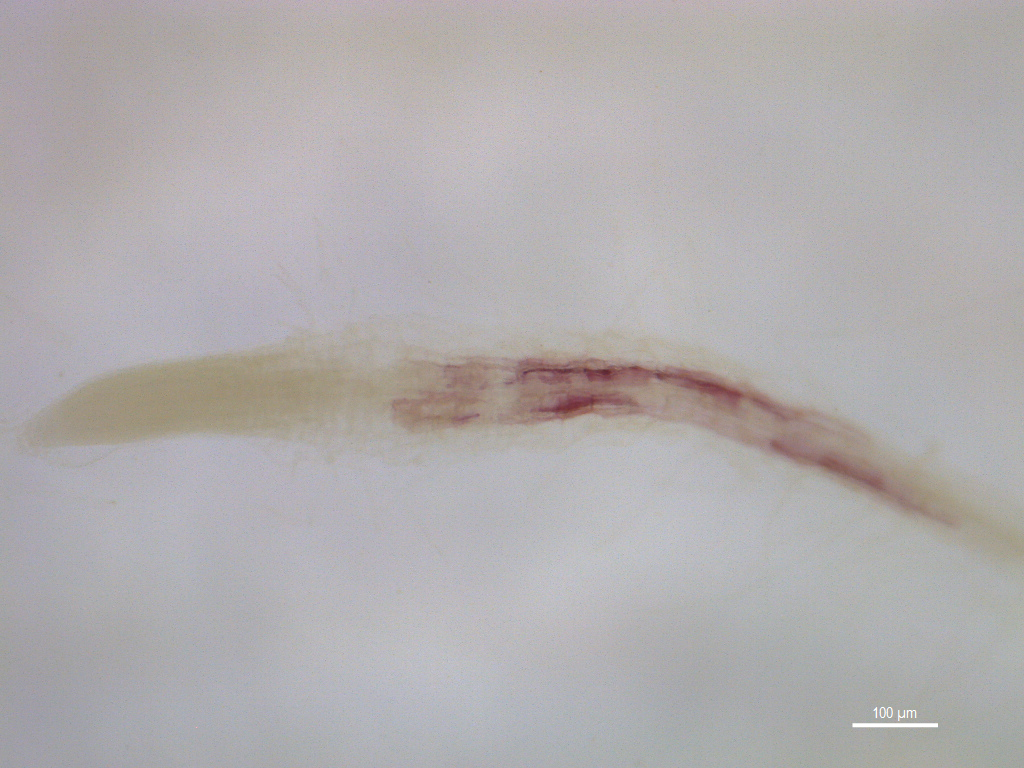
#> input picture images/root0004.tif, 1024 x 768 px
$ jupyter execute Image_analysis.ipynb
#> lines starting #> are read from the running program, lines starting #| are printed output that depends on the picture; after the words box and inside, x2 and y2 are one past the last pixel; in counts of white or black regions, pixels touching at a corner belong together; long printed decimals are rounded
Arabidopsis seedlings are incubated with certain pharmaceuticals that attack the cell wall of the plants. This leads to increased production of lignin, a polymer that causes the seedlings to "stiffen" so that nothing can get through the cell wall anymore. For analysis, we use a specific dye that docks onto the individual lignin polymers, making them visible. And this is exactly where our interest lies. Using Fiji or ImageJ, we have to manually quantify the stained regions for every sample we analyse, sometimes several hundreds in number. Instead, we would like to have a tool that can be fed with all the images and quantifies the stained regions within seconds.

[cell 1]
import numpy as np
import cv2 as cv
import matplotlib.pyplot as plt
import napari
import sys

np.set_printoptions(threshold=sys.maxsize)

[cell 2]
# Read image
img = cv.imread("images/root0004.tif")
#> img is the input picture: shape (768, 1024, 3); mean B, G, R 174.4, 173.3, 177
img_gray = cv.cvtColor(img, cv.COLOR_BGR2GRAY)
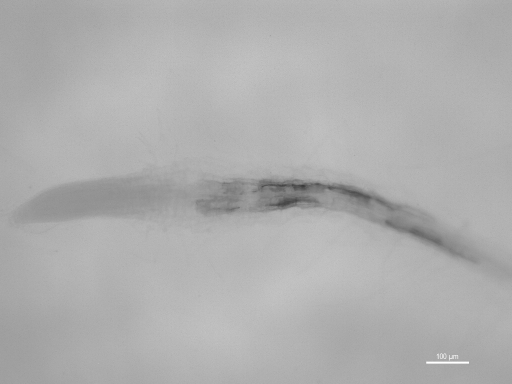
#> img_gray: shape (768, 1024) (shown at 1/2 size); min 55, max 255, mean 174.5

# Visualize images using napari (will open in a separate window)
viewer = napari.Viewer()
viewer.add_image(img, rgb=True, name='Original Image')
viewer.add_image(img_gray, name='Grayscale Image')

[cell 3]
[x, y] = img_gray.shape
max_row = np.zeros(x)
min_row = np.zeros(x)
boolean = np.full(x, False)

for i in range(x):
    max_row[i] = np.max(img_gray[i,:])
    min_row[i] = np.min(img_gray[i,:])
    boolean[i] = max_row[i]-min_row[i]>=50
#> after the loop, max_row = 768 values, max 255 at index 707, min 180 at index 766, mean 194.4; min_row = 768 values, max 166 at index 303, min 55 at index 371, mean 145.8

[cell 4]
boolean_cp = boolean.copy()

boolean_cp[:99] = False
boolean_cp[-99:] = False

for i in range(100,x-100):
    if not(boolean_cp[i] == True and sum(boolean_cp[i-10:i+10])>=10):
        boolean_cp[i] = False

idx_upper = np.where(boolean_cp == True)[0][0] - 50
#> idx_upper = 308
idx_lower = np.where(boolean_cp == True)[0][-1] + 50
#> idx_lower = 576

[cell 5]
# Crop region of interest
img_gray_cp = img_gray.copy()
img_gray_cp[:idx_upper,:] = 255
img_gray_cp[idx_lower:,:] = 255

viewer.add_image(img_gray_cp, name='Cropped Image')

[cell 6]
# Global thresholding
_, thresh1 = cv.threshold(img_gray_cp,100,255,cv.THRESH_BINARY)
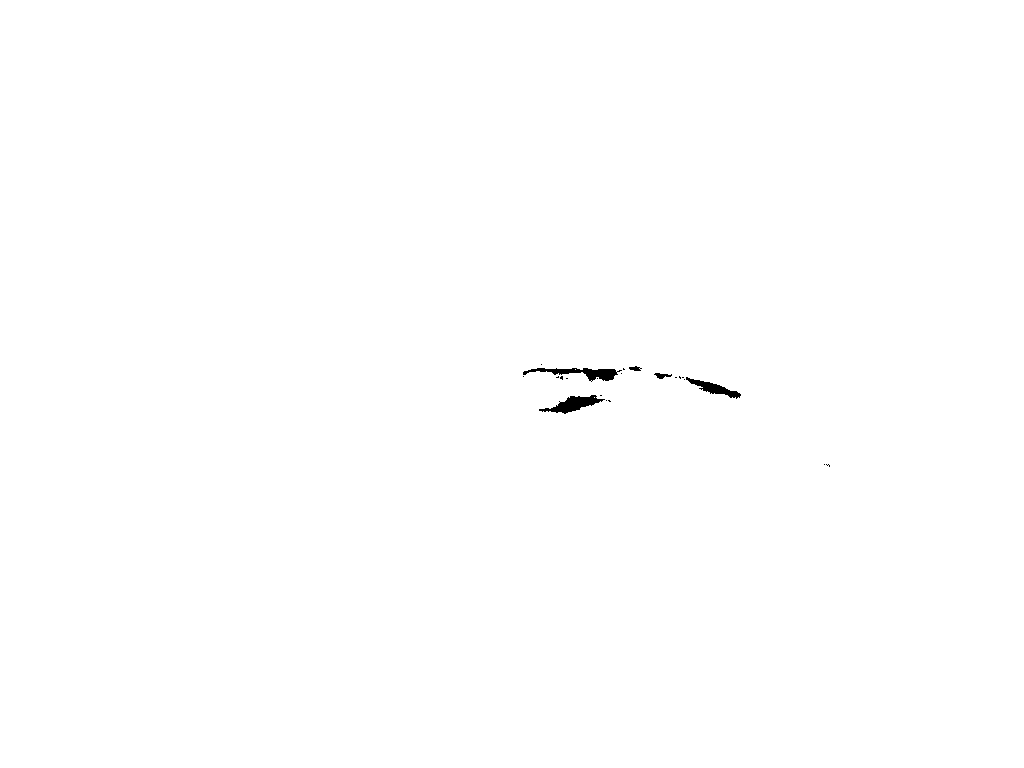
#> thresh1: shape (768, 1024); 99.8% white; 22 black regions (17 under 20 px), largest, box (x1, y1, x2, y2) and area: (523, 368, 622, 382) 562, (539, 395, 605, 414) 535, (686, 377, 741, 399) 385, (654, 373, 672, 379) 60, (629, 366, 642, 371) 42
_, thresh2 = cv.threshold(img_gray_cp,125,255,cv.THRESH_BINARY)
#> thresh2: shape (768, 1024); 99% white; 79 black regions (72 under 20 px), largest, box (x1, y1, x2, y2) and area: (505, 359, 790, 422) 5949, (770, 440, 887, 493) 1340, (448, 414, 480, 424) 133
_, thresh3 = cv.threshold(img_gray_cp,150,255,cv.THRESH_BINARY)
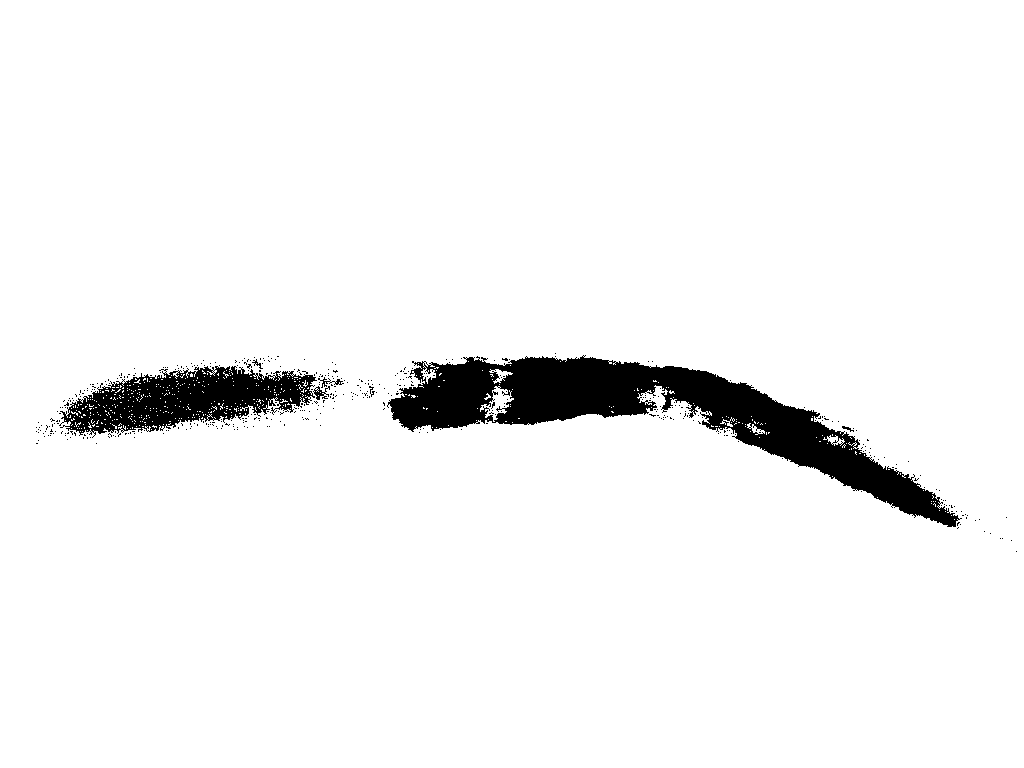
#> thresh3: shape (768, 1024); 95.2% white; 465 black regions (458 under 20 px), largest, box (x1, y1, x2, y2) and area: (387, 355, 962, 527) 26603, (59, 366, 317, 438) 9772, (313, 386, 330, 400) 103

titles = ['Global Thresh @100','Global Thresh @125','Global Thresh @150']
images = [thresh1, thresh2, thresh3]

for i in range(len(images)):
    viewer.add_image(images[i], name=titles[i])
#> this loop made 3 passes

[cell 7]
min = np.min(img_gray_cp[idx_upper+1:idx_lower-1,:])
#> min = 55
max = np.max(img_gray_cp[idx_upper+1:idx_lower-1,:])
#> max = 202
avg = np.average(img_gray_cp[idx_upper+1:idx_lower-1,:])
#> avg = 169.9
print(min, max, avg)
#| 55 202 169.938

q_50 = np.quantile(img_gray_cp[idx_upper+1:idx_lower-1,:],0.50)
#> q_50 = 176
q_10 = np.quantile(img_gray_cp[idx_upper+1:idx_lower-1,:],0.10)
#> q_10 = 147
q_01 = np.quantile(img_gray_cp[idx_upper+1:idx_lower-1,:],0.01)
#> q_01 = 108
print(q_01, q_10, q_50)
#| 108.0 147.0 176.0

print(np.average(img_gray_cp[img_gray_cp <= q_01]),np.average(img_gray_cp[img_gray_cp <= q_10]),np.average(img_gray_cp[img_gray_cp <= q_50]))
#| 94.606 131.474 159.885

[cell 8]
th = np.average(img_gray_cp[img_gray_cp <= q_10]) - 2
#> th = 129.5
_, threshc = cv.threshold(img_gray_cp,th,255,cv.THRESH_BINARY)
#> threshc: shape (768, 1024); 98.8% white; 113 black regions (103 under 20 px), largest, box (x1, y1, x2, y2) and area: (504, 359, 793, 422) 7045, (769, 438, 891, 495) 1727, (441, 391, 476, 409) 195

kernel = cv.getStructuringElement(cv.MORPH_ELLIPSE,(4,4))
op_threshc = cv.morphologyEx(threshc, cv.MORPH_OPEN, kernel)
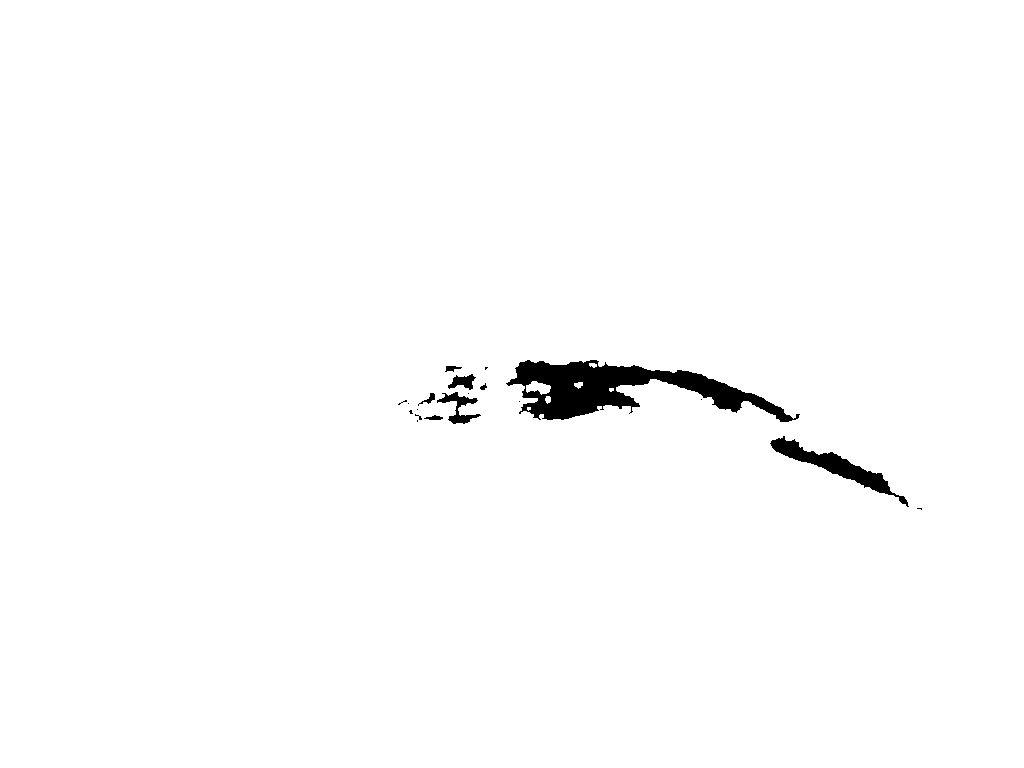
#> op_threshc: shape (768, 1024); 98.7% white; 19 black regions (11 under 20 px), largest, box (x1, y1, x2, y2) and area: (506, 360, 800, 422) 7551, (770, 436, 909, 507) 1955, (437, 392, 481, 424) 486

viewer.add_image(threshc, name='10th-quantile thresh')
viewer.add_image(op_threshc, name='opened 10th-quantile thresh')

[cell 9]
copy = op_threshc.copy()
copy[copy == 0] = True
copy[copy == 255] = False
copy = copy.astype('bool')

print("Grayscale intensity normalized over (what is assumed to be the) stained region: " + str(np.sum(img_gray[copy])/np.sum(copy)))
#| Grayscale intensity normalized over (what is assumed to be the) stained region: 115.105
print("Grayscale intensity normalized over cropped region: " + str(np.sum(img_gray[copy])/((idx_lower-idx_upper)*y)))
#| Grayscale intensity normalized over cropped region: 4.405
print("Grayscale intensity normalized over whole image: " + str(np.sum(img_gray[copy])/(x*y)))
#| Grayscale intensity normalized over whole image: 1.537

[cell 10]
cv.imwrite("images/0004/grayscale.tif", img_gray)
cv.imwrite("images/0004/cropped_grayscale.tif", img_gray_cp)
cv.imwrite("images/0004/masking.tif", threshc)
cv.imwrite("images/0004/cleaned_masking.tif", op_threshc)
#> Out = True

$ run again, with images/root0002.tif copied over images/root0004.tif
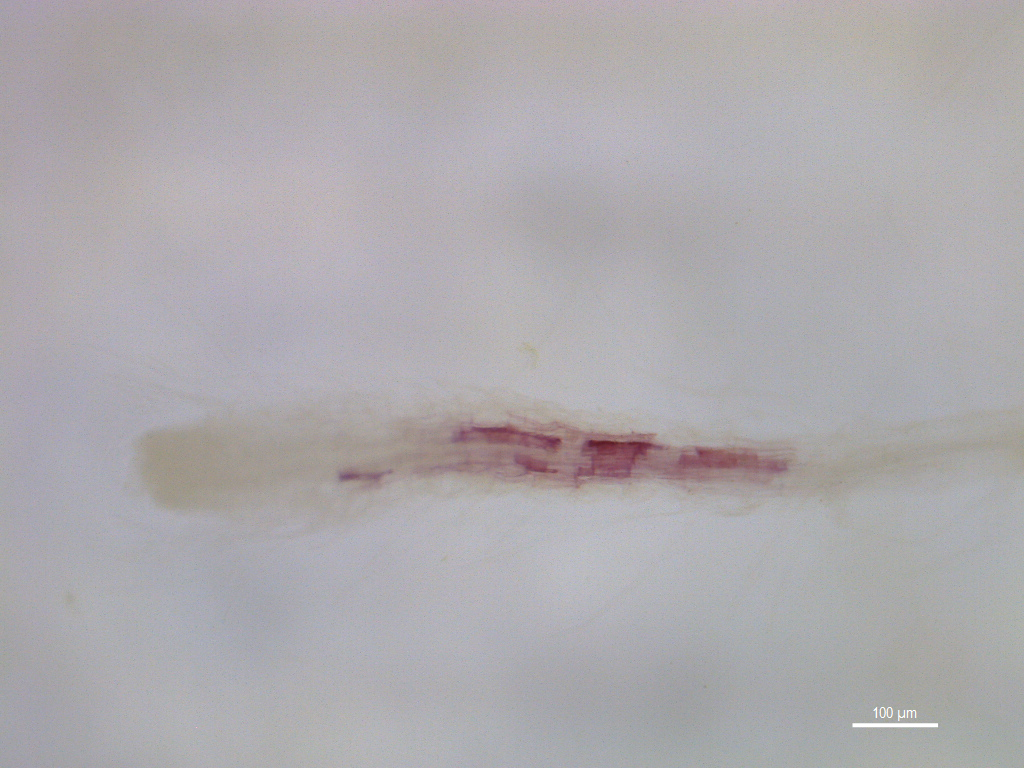
#> input picture images/root0002.tif, 1024 x 768 px
#> img is the input picture: shape (768, 1024, 3); mean B, G, R 173.8, 170.4, 173.7
#> after the loop `for i in range(x):`: max_row = 768 values, max 255 at index 707, min 174 at index 437, mean 188.8; min_row = 768 values, max 165 at index 303, min 47 at index 442, mean 150.6
#> idx_upper = 374
#> idx_lower = 536
#> `_, thresh1 = cv.threshold(img_gray_cp,100,255,cv.THRESH_BINARY)`:
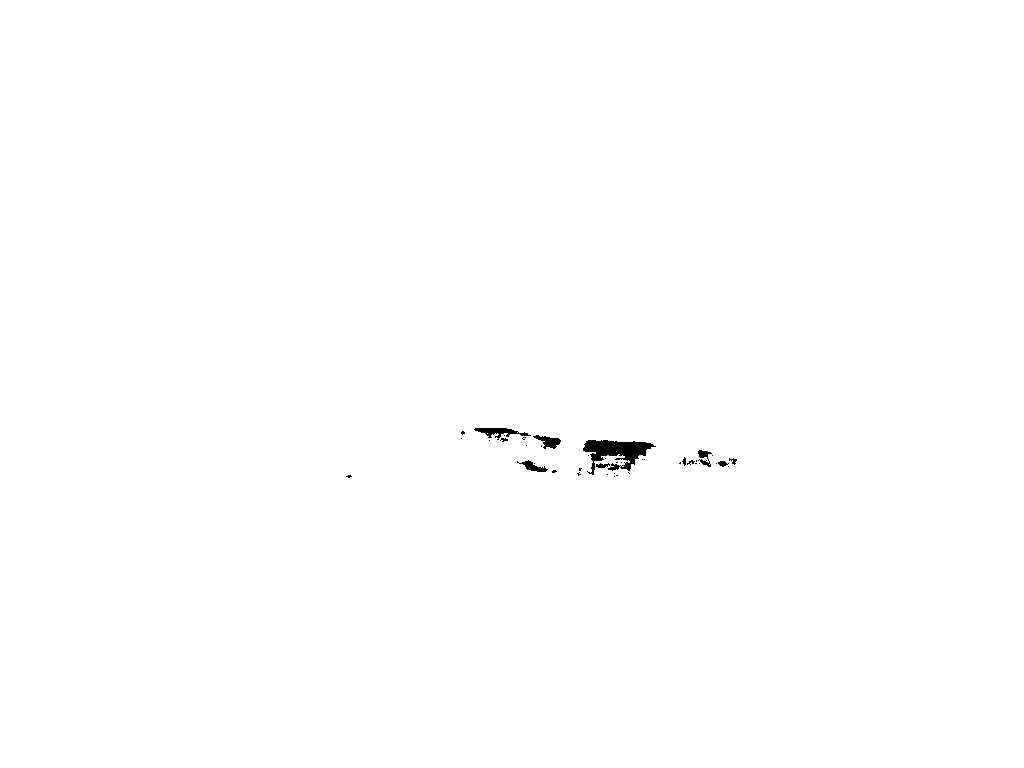
#> thresh1: shape (768, 1024); 99.7% white; 41 black regions (32 under 20 px), largest, box (x1, y1, x2, y2) and area: (583, 440, 656, 475) 1201, (474, 428, 531, 440) 285, (533, 435, 561, 449) 196
#> thresh2: shape (768, 1024); 99% white; 73 black regions (66 under 20 px), largest, box (x1, y1, x2, y2) and area: (571, 434, 787, 483) 4659, (451, 424, 563, 456) 1726, (511, 451, 561, 476) 636
#> thresh3: shape (768, 1024); 97.3% white; 426 black regions (421 under 20 px), largest, box (x1, y1, x2, y2) and area: (335, 417, 807, 491) 19190, (147, 442, 199, 490) 699, (160, 476, 181, 490) 60, (202, 452, 209, 460) 25, (201, 463, 207, 474) 22
#> the loop `for i in range(len(images)):` made 3 passes
#> min = 47
#> max = 196
#> avg = 164
#| 47 196 164.008
#> q_50 = 169
#> q_10 = 145
#> q_01 = 97
#| 97.0 145.0 169.0
#| 84.009 122.681 154.314
#> th = 120.7
#> threshc: shape (768, 1024); 99.2% white; 48 black regions (42 under 20 px), largest, box (x1, y1, x2, y2) and area: (573, 437, 663, 481) 2336, (452, 425, 562, 454) 1543, (669, 447, 787, 475) 1484, (513, 453, 559, 475) 515, (340, 471, 366, 480) 122, (367, 473, 381, 479) 56
#> `op_threshc = cv.morphologyEx(threshc, cv.MORPH_OPEN, kernel)`:
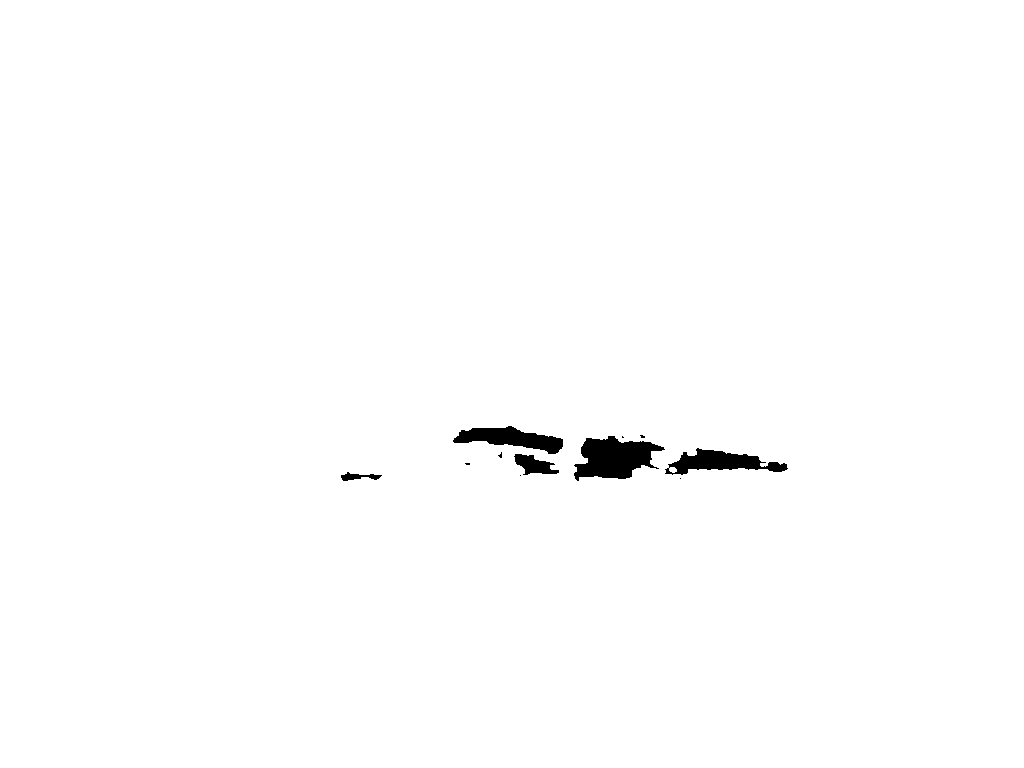
#> op_threshc: shape (768, 1024); 99.2% white; 11 black regions (6 under 20 px), largest, box (x1, y1, x2, y2) and area: (574, 436, 665, 481) 2535, (665, 448, 788, 475) 1614, (453, 426, 563, 454) 1587, (514, 454, 559, 475) 531, (341, 472, 382, 481) 182
#| Grayscale intensity normalized over (what is assumed to be the) stained region: 103.769
#| Grayscale intensity normalized over cropped region: 4.058
#| Grayscale intensity normalized over whole image: 0.856
#> Out = True
